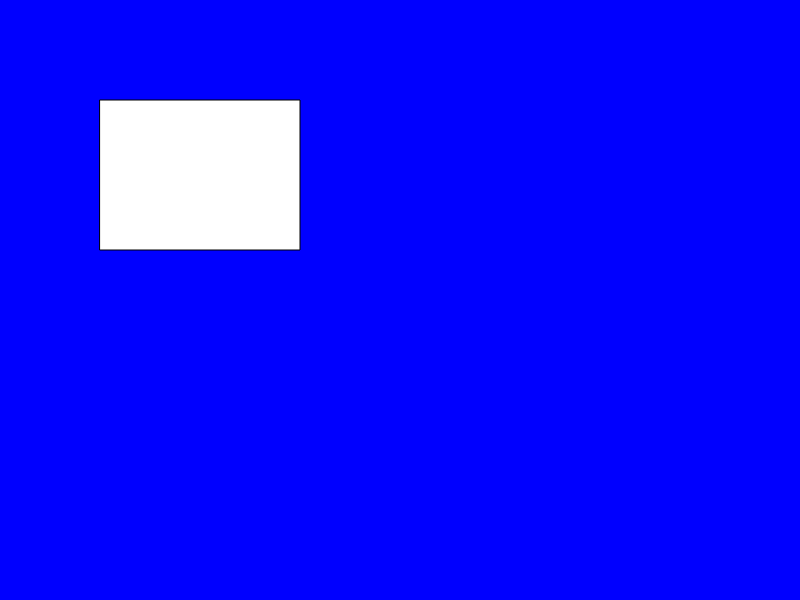
Frame 1 (no input)
Frame 60 (no input): identical to frame 1, image omitted
Frame 120 (the mouse pressed at the canvas centre since frame 60): identical to frame 1, image omitted

The p5.js sketch that drew this single still picture (run headless with seeded random() and noise() and a simulated clock; from frame 60 on, the mouse is pressed at the canvas centre):

// p5.js sketch
// ── sketch.js
function setup() {
    createCanvas(800, 600);
}

function draw() {
    background("blue");

    rect(100, 100, 200, 150);
}
